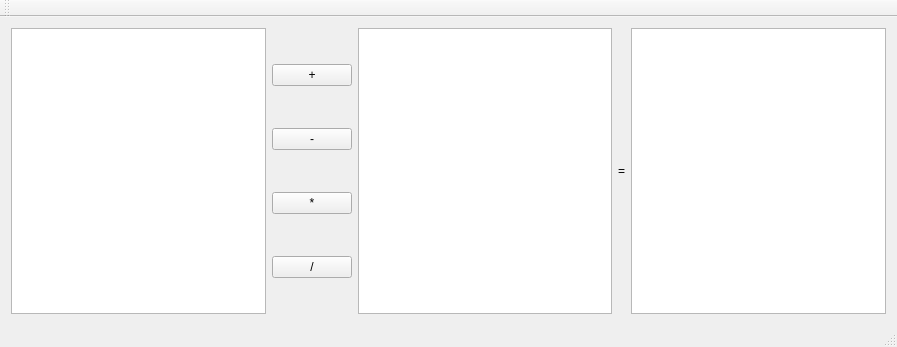
<?xml version="1.0" encoding="UTF-8"?>
<ui version="4.0">
 <class>MainWindow</class>
 <widget class="QMainWindow" name="MainWindow">
  <property name="geometry">
   <rect>
    <x>0</x>
    <y>0</y>
    <width>897</width>
    <height>347</height>
   </rect>
  </property>
  <property name="windowTitle">
   <string>MainWindow</string>
  </property>
  <widget class="QWidget" name="centralWidget">
   <layout class="QGridLayout" name="gridLayout">
    <item row="0" column="9">
     <widget class="QLabel" name="equalSign">
      <property name="text">
       <string>=</string>
      </property>
     </widget>
    </item>
    <item row="0" column="0">
     <widget class="QTextEdit" name="lvalueText"/>
    </item>
    <item row="0" column="10">
     <widget class="QTextEdit" name="resultText"/>
    </item>
    <item row="0" column="8">
     <widget class="QTextEdit" name="rvalueText"/>
    </item>
    <item row="0" column="7">
     <layout class="QVBoxLayout" name="verticalLayout" stretch="0,0,0,0">
      <property name="sizeConstraint">
       <enum>QLayout::SetDefaultConstraint</enum>
      </property>
      <item>
       <widget class="QPushButton" name="plusButton">
        <property name="text">
         <string>+</string>
        </property>
       </widget>
      </item>
      <item>
       <widget class="QPushButton" name="minusButton">
        <property name="text">
         <string>-</string>
        </property>
       </widget>
      </item>
      <item>
       <widget class="QPushButton" name="multiplyButton">
        <property name="text">
         <string>*</string>
        </property>
       </widget>
      </item>
      <item>
       <widget class="QPushButton" name="devideButton">
        <property name="text">
         <string>/</string>
        </property>
       </widget>
      </item>
     </layout>
    </item>
   </layout>
  </widget>
  <widget class="QToolBar" name="mainToolBar">
   <attribute name="toolBarArea">
    <enum>TopToolBarArea</enum>
   </attribute>
   <attribute name="toolBarBreak">
    <bool>false</bool>
   </attribute>
  </widget>
  <widget class="QStatusBar" name="statusBar"/>
  <widget class="QMenuBar" name="menuBar">
   <property name="geometry">
    <rect>
     <x>0</x>
     <y>0</y>
     <width>897</width>
     <height>20</height>
    </rect>
   </property>
  </widget>
 </widget>
 <layoutdefault spacing="6" margin="11"/>
 <resources/>
 <connections/>
</ui>
